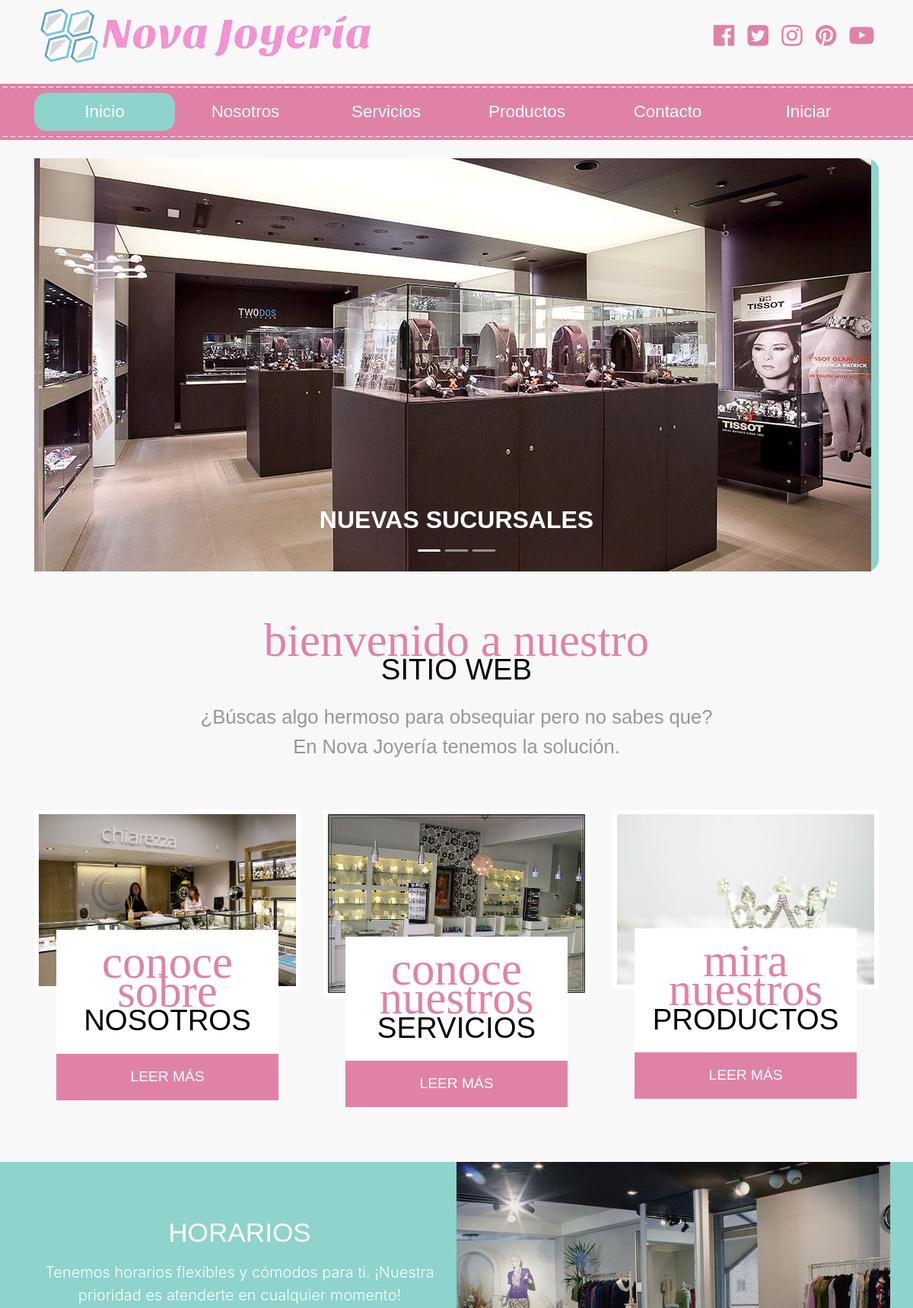
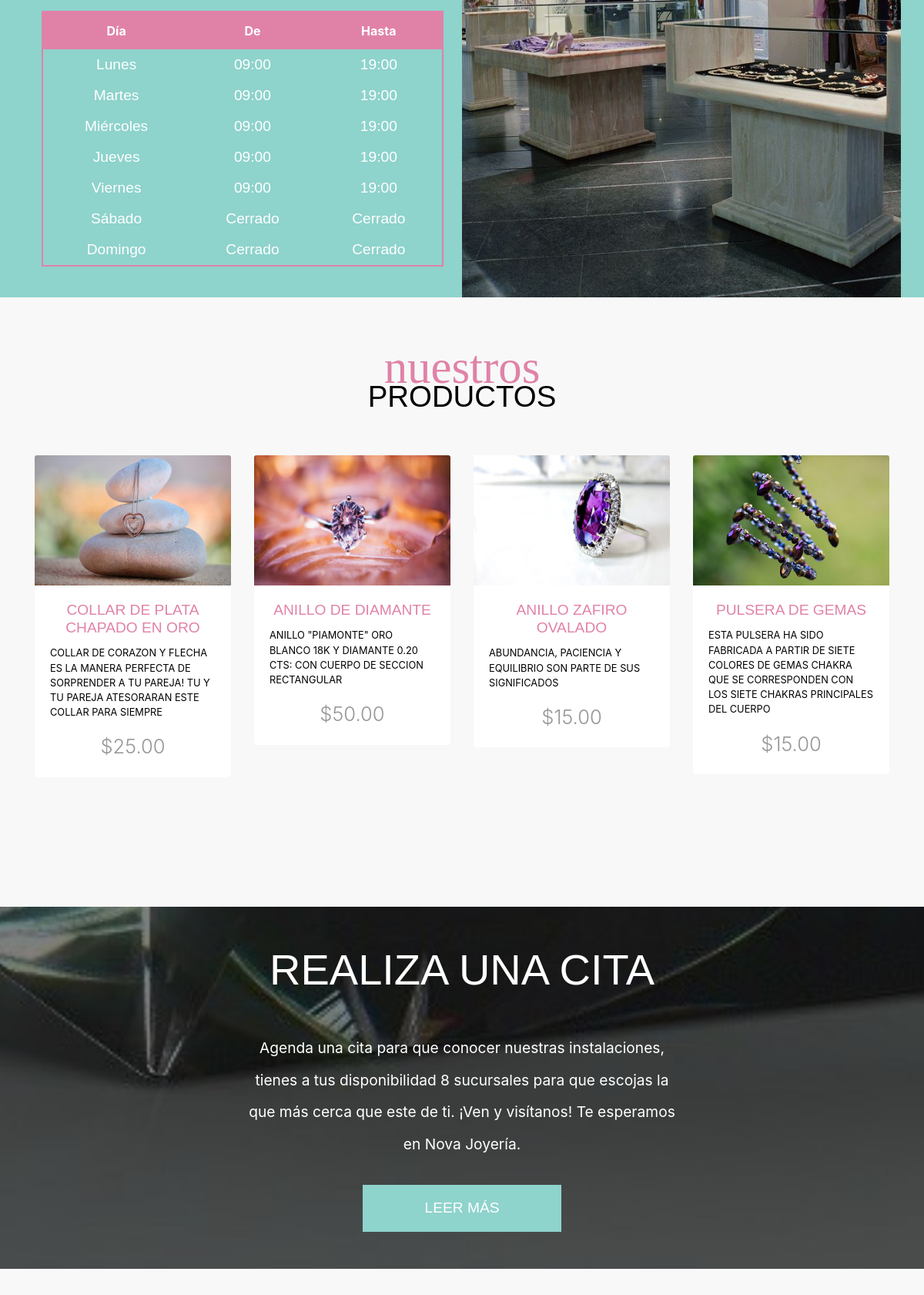
The page / (upper part) on the database its author committed (2 pictures, top to bottom).
### tables this page shows
CREATE TABLE `productos` (
  `id` int(11) NOT NULL,
  `nombre` varchar(70) NOT NULL,
  `imagen_grande` varchar(60) NOT NULL,
  `imagen_mini` varchar(60) NOT NULL,
  `precio` decimal(6,2) NOT NULL,
  `descripcion` longtext NOT NULL,
  `descripcion_corta` varchar(200) NOT NULL
);

### controller/funcion.php (called while the page is built, shortened)
<?php
    function obtener_productos($limite=10){
        include "conexion.php";
        try {
            $consulta = "SELECT * FROM productos LIMIT $limite";
            return $resultado = $conexion->query($consulta);
        } catch (Exception $error) {
            echo $error;
            return array();
        }
    }
?>

### index.php (the view, shortened to what this page needs)
  <?php
  include "templates/header.php";
  include "templates/navbar.php";
  include "controller/funcion.php";
  ?>
<div class="container">
      <div
        id="slider-principal"
        class="carousel slide mt-4"
        data-ride="carousel"
      >
        <ol class="carousel-indicators">
          <li
            data-target="#slider-principal"
            data-slide-to="0"
            class="active"
          ></li>
          <li data-target="#slider-principal" data-slide-to="1"></li>
          <li data-target="#slider-principal" data-slide-to="2"></li>
        </ol>
        <div class="carousel-inner" role="listbox">
          <div class="carousel-item active">
            <img src="img/slider_1.jpg" alt="Nuestras Instalaciones" />
            <div class="carousel-caption">
              <h3 class="text-uppercase">Nuevas Sucursales</h3>
            </div>
          </div>
        </div>
        <a
          href="#slider-principal"
          class="carousel-control-prev"
          data-slide="prev"
        >
          <span class="carousel-control-prev-icon" aria-hidden="true"></span>
        </a>
        <a
          href="#slider-principal"
          class="carousel-control-next"
          data-slide="next"
        >
          <span class="carousel-control-next-icon" aria-hidden="true"></span>
        </a>
      </div>
    </div>
    <section class="nuevo-sitio py-5">
      <h1 class="text-center text-uppercase mt-4 encabezado">
        <span class="text-lowercase d-block">bienvenido a nuestro </span> sitio
        Web
      </h1>
      <p class="text-center mt-4">
        ¿Búscas algo hermoso para obsequiar pero no sabes que? <br />
        En Nova Joyería tenemos la solución.
      </p>
    </section>
    <div class="container mb-5">
      <div class="row">
        <div class="col-md-4 text-center mb-4">
          <div class="imagen-servicio">
            <img src="img/nosotros_1.jpg" class="img-fluid" />
            <div class="row no-gutters justify-content-center">
              <div class="col-md-10 pt-4 servicio-info">
                <h2 class="text-center text-uppercase encabezado">
                  <span class="text-lowercase d-block">Conoce sobre</span>
                  nosotros
                </h2>
                <a
                  href="nosotros.php"
                  class="btn btn-primary btn-block text-uppercase mt-4 py-3"
                  >Leer más</a
                >
              </div>
            </div>
          </div>
        </div>
        <div class="col-md-4 text-center mb-4">
          <div class="imagen-servicio">
            <img src="img/servicios_1.jpg" class="img-fluid" />
            <div class="row no-gutters justify-content-center">
              <div class="col-md-10 pt-4 servicio-info">
                <h2 class="text-center text-uppercase encabezado">
                  <span class="text-lowercase d-block">Conoce nuestros</span>
                  servicios
                </h2>
                <a
                  href="servicios.php"
                  class="btn btn-primary btn-block text-uppercase mt-4 py-3"
                  >Leer más</a
                >
              </div>
            </div>
          </div>
        </div>
        <div class="col-md-4 text-center mb-4">
          <div class="imagen-servicio">
            <img src="img/productos_1.jpg" class="img-fluid" />
            <div class="row no-gutters justify-content-center">
              <div class="col-md-10 pt-4 servicio-info">
                <h2 class="text-center text-uppercase encabezado">
                  <span class="text-lowercase d-block">Mira nuestros</span>
                  productos
                </h2>
                <a
                  href="productos.php"
                  class="btn btn-primary btn-block text-uppercase mt-4 py-3"
                  >Leer más</a
                >
              </div>
            </div>
          </div>
        </div>
      </div>
    </div>
    <div class="horario">
      <div class="container">
        <div class="row">
          <div class="col-md-6 p-4">
            <h2 class="text-center text-uppercase mt-5">Horarios</h2>
            <p class="text-center mt-3 lead">
              Tenemos horarios flexibles y cómodos para ti. ¡Nuestra prioridad
              es atenderte en cualquier momento!
            </p>
            <table class="table table-hover text-center mt-3">
              <thead>
                <tr>
                  <th class="text-center">Día</th>
                  <th class="text-center">De</th>
                  <th class="text-center">Hasta</th>
                </tr>
              </thead>
              <tbody>
                <tr>
                  <td>Lunes</td>
                  <td>09:00</td>
                  <td>19:00</td>
                </tr>
                <tr>
                  <td>Martes</td>
                  <td>09:00</td>
                  <td>19:00</td>
                </tr>
                <tr>
                  <td>Miércoles</td>
                  <td>09:00</td>
                  <td>19:00</td>
                </tr>
                <tr>
                  <td>Jueves</td>
                  <td>09:00</td>
                  <td>19:00</td>
                </tr>
                <tr>
                  <td>Viernes</td>
                  <td>09:00</td>
                  <td>19:00</td>
                </tr>
                <tr>
                  <td>Sábado</td>
                  <td>Cerrado</td>
                  <td>Cerrado</td>
                </tr>
                <tr>
                  <td>Domingo</td>
                  <td>Cerrado</td>
                  <td>Cerrado</td>
                </tr>
              </tbody>
            </table>
          </div>
          <div class="col-md-6 bg-horario"></div>
        </div>
      </div>
    </div>
    <section class="productos container py-5">
      <h2 class="encabezado text-center text-uppercase mt-4">
        <span class="text-lowercase d-block">nuestros</span> productos
      </h2>
      <div class="row py-5">
      <?php
        $productos_db = obtener_productos(4);
        while($producto = $productos_db->fetch_assoc() ){
    ?>
        <div class="col-md-3 mb-4">
          <div class="card">
            <a href="producto.php?productoId=<?php echo $producto["id"]; ?>">
              <img class="card-img-top" src="img/<?php echo $producto[imagen_mini] ?>" />
              <div class="card-body">
                <h3 class="card-title text-center text-uppercase">
                 <?php echo $producto["nombre"] ?>
                </h3>
                <p class="card-text text-uppercase">
                <?php echo $producto["descripcion_corta"] ?>
                </p>
                <p class="precio mb-0 lead text-center">
                $<?php echo $producto["precio"] ?>
                </p>
              </div>
            </a>
          </div>
        </div>
        <?php } ?>
      </div>
    </section>
    <?php
    include "templates/cita.php";
    ?>
    <?php
    include "templates/footer.php";
    ?>

### css/styles.css (style rules this page uses)
:root { --rosa: #e082a8; --azul: #8ed3cc; --lato: "Lato", sans-serif; --italic: "Italianno", cursive; --negro: #000; --blanco: #ffffff; --gris: #9a9a9a; --fondo: #f8f8f8; --hover: #69aca5; --gris-oscuro: #979797; --enlace: #bde8dd; }
body { background-color: var(--fondo); }
.encabezado { font-size: 2.4rem; font-family: var(--lato); color: var(--negro); line-height: 2.4rem; }
.encabezado span { font-size: 3.8rem; font-family: var(--italic); color: var(--rosa); }
.carousel-caption h3 { font-family: "Raleway", sans-serif; font-size: 2rem; font-weight: 900; color: var(--blanco); }
.nuevo-sitio p { font-family: var(--lato); color: var(--gris-oscuro); font-size: 1.6rem; }
.imagen-servicio img { border: 6px solid var(--blanco); -webkit-transition: transform 0.3s ease; -ms-transition: transform 0.3s ease; transition: transform 0.3s ease; }
.servicio-info { background-color: var(--blanco); margin-top: -5rem; }
.servicio-info .btn-primary { border-radius: 0; background-color: var(--rosa); border: none; }
.horario { background-color: var(--azul); color: var(--blanco); }
.horario h2 { font-size: 2.2rem; font-family: var(--lato); }
.horario .table { border: 2px solid var(--rosa); }
.horario .table thead { background-color: var(--rosa); }
.horario .table td, .horario .table thead th { border: none; }
.horario .table tbody tr td { padding: 0.35rem; font-family: var(--lato); font-size: 1.2rem; }
.bg-horario { background-image: url(../img/bg_horarios.jpg); background-repeat: no-repeat; background-position: center center; background-size: cover; min-height: 400px; }
.productos .card { border: none; }
.productos .card a { color: var(--negro); }
.productos .card h3 { color: var(--rosa); font-size: 1.2rem; font-family: var(--lato); }
.productos .card p { font-size: 0.8rem; }
.productos .card .precio { font-size: 1.6rem; color: var(--gris-oscuro); }
.btn-primary { background-color: var(--azul); border: 0; padding: 1rem 5rem; border-radius: 0; font-family: var(--lato); font-size: 1.2rem; }
.active { background:var(--azul); border-radius: 1em; }

### rows shown on the page
productos: imagen_mini (picture), nombre "COLLAR DE PLATA CHAPADO EN ORO", descripcion_corta "COLLAR DE CORAZON Y FLECHA ES LA MANERA PERFECTA DE SORPRENDER A TU PAREJA! TU Y TU PAREJA ATESORARAN ESTE COLLAR PARA SIEMPRE", precio "25.00"
productos: imagen_mini (picture), nombre "ANILLO DE DIAMANTE", descripcion_corta "ANILLO \"PIAMONTE\" ORO BLANCO 18K Y DIAMANTE 0.20 CTS: CON CUERPO DE SECCION RECTANGULAR", precio "50.00"
productos: imagen_mini (picture), nombre "ANILLO ZAFIRO OVALADO", descripcion_corta "ABUNDANCIA, PACIENCIA Y EQUILIBRIO SON PARTE DE SUS SIGNIFICADOS", precio "15.00"
productos: imagen_mini (picture), nombre "PULSERA DE GEMAS", descripcion_corta "ESTA PULSERA HA SIDO FABRICADA A PARTIR DE SIETE COLORES DE GEMAS CHAKRA QUE SE CORRESPONDEN CON LOS SIETE CHAKRAS PRINCIPALES DEL CUERPO", precio "15.00"
